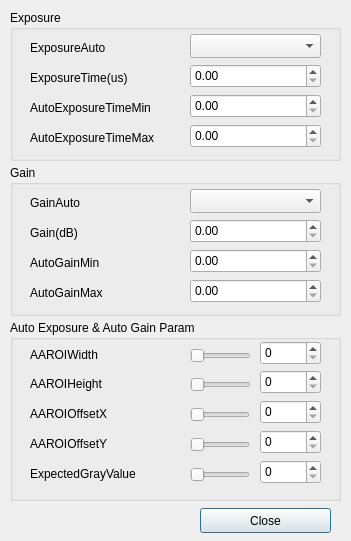
<?xml version="1.0" encoding="UTF-8"?>
<ui version="4.0">
 <class>CExposureGain</class>
 <widget class="QDialog" name="CExposureGain">
  <property name="geometry">
   <rect>
    <x>0</x>
    <y>0</y>
    <width>351</width>
    <height>541</height>
   </rect>
  </property>
  <property name="mouseTracking">
   <bool>false</bool>
  </property>
  <property name="focusPolicy">
   <enum>Qt::TabFocus</enum>
  </property>
  <property name="windowTitle">
   <string>ExposureGain</string>
  </property>
  <widget class="QGroupBox" name="Exposure">
   <property name="geometry">
    <rect>
     <x>10</x>
     <y>10</y>
     <width>331</width>
     <height>151</height>
    </rect>
   </property>
   <property name="title">
    <string>Exposure</string>
   </property>
   <widget class="QComboBox" name="ExposureAuto">
    <property name="geometry">
     <rect>
      <x>180</x>
      <y>24</y>
      <width>131</width>
      <height>24</height>
     </rect>
    </property>
    <property name="editable">
     <bool>false</bool>
    </property>
   </widget>
   <widget class="QLabel" name="ExposureAutoLabel">
    <property name="geometry">
     <rect>
      <x>20</x>
      <y>30</y>
      <width>121</width>
      <height>16</height>
     </rect>
    </property>
    <property name="text">
     <string>ExposureAuto</string>
    </property>
   </widget>
   <widget class="QLabel" name="ExposureTimeLabel">
    <property name="geometry">
     <rect>
      <x>20</x>
      <y>60</y>
      <width>121</width>
      <height>16</height>
     </rect>
    </property>
    <property name="text">
     <string>ExposureTime(us)</string>
    </property>
   </widget>
   <widget class="QLabel" name="AutoExposureTimeMax">
    <property name="geometry">
     <rect>
      <x>20</x>
      <y>120</y>
      <width>151</width>
      <height>16</height>
     </rect>
    </property>
    <property name="text">
     <string>AutoExposureTimeMax</string>
    </property>
   </widget>
   <widget class="QDoubleSpinBox" name="ExposureTimeSpin">
    <property name="geometry">
     <rect>
      <x>180</x>
      <y>54</y>
      <width>131</width>
      <height>24</height>
     </rect>
    </property>
    <property name="toolTip">
     <string>abcd</string>
    </property>
    <property name="whatsThis">
     <string/>
    </property>
   </widget>
   <widget class="QDoubleSpinBox" name="AutoExposureTimeMaxSpin">
    <property name="geometry">
     <rect>
      <x>180</x>
      <y>114</y>
      <width>131</width>
      <height>24</height>
     </rect>
    </property>
   </widget>
   <widget class="QLabel" name="AutoExposureTimeMinLabel">
    <property name="geometry">
     <rect>
      <x>20</x>
      <y>90</y>
      <width>151</width>
      <height>16</height>
     </rect>
    </property>
    <property name="text">
     <string>AutoExposureTimeMin</string>
    </property>
   </widget>
   <widget class="QDoubleSpinBox" name="AutoExposureTimeMinSpin">
    <property name="geometry">
     <rect>
      <x>180</x>
      <y>84</y>
      <width>131</width>
      <height>24</height>
     </rect>
    </property>
   </widget>
  </widget>
  <widget class="QPushButton" name="AA_Close">
   <property name="geometry">
    <rect>
     <x>200</x>
     <y>508</y>
     <width>131</width>
     <height>25</height>
    </rect>
   </property>
   <property name="text">
    <string>Close</string>
   </property>
  </widget>
  <widget class="QGroupBox" name="Gain">
   <property name="geometry">
    <rect>
     <x>10</x>
     <y>165</y>
     <width>331</width>
     <height>151</height>
    </rect>
   </property>
   <property name="title">
    <string>Gain</string>
   </property>
   <widget class="QComboBox" name="GainAuto">
    <property name="geometry">
     <rect>
      <x>180</x>
      <y>24</y>
      <width>131</width>
      <height>24</height>
     </rect>
    </property>
    <property name="editable">
     <bool>false</bool>
    </property>
   </widget>
   <widget class="QLabel" name="GainAutoLabel">
    <property name="geometry">
     <rect>
      <x>20</x>
      <y>30</y>
      <width>121</width>
      <height>16</height>
     </rect>
    </property>
    <property name="text">
     <string>GainAuto</string>
    </property>
   </widget>
   <widget class="QLabel" name="GainLabel">
    <property name="geometry">
     <rect>
      <x>20</x>
      <y>60</y>
      <width>121</width>
      <height>16</height>
     </rect>
    </property>
    <property name="text">
     <string>Gain(dB)</string>
    </property>
   </widget>
   <widget class="QLabel" name="AutoGainMaxLabel">
    <property name="geometry">
     <rect>
      <x>20</x>
      <y>120</y>
      <width>151</width>
      <height>16</height>
     </rect>
    </property>
    <property name="text">
     <string>AutoGainMax</string>
    </property>
   </widget>
   <widget class="QDoubleSpinBox" name="GainSpin">
    <property name="geometry">
     <rect>
      <x>180</x>
      <y>54</y>
      <width>131</width>
      <height>24</height>
     </rect>
    </property>
   </widget>
   <widget class="QDoubleSpinBox" name="AutoGainMaxSpin">
    <property name="geometry">
     <rect>
      <x>180</x>
      <y>114</y>
      <width>131</width>
      <height>24</height>
     </rect>
    </property>
   </widget>
   <widget class="QLabel" name="AutoGainMinLabel">
    <property name="geometry">
     <rect>
      <x>20</x>
      <y>90</y>
      <width>151</width>
      <height>16</height>
     </rect>
    </property>
    <property name="text">
     <string>AutoGainMin</string>
    </property>
   </widget>
   <widget class="QDoubleSpinBox" name="AutoGainMinSpin">
    <property name="geometry">
     <rect>
      <x>180</x>
      <y>84</y>
      <width>131</width>
      <height>24</height>
     </rect>
    </property>
   </widget>
  </widget>
  <widget class="QGroupBox" name="AA_Param">
   <property name="geometry">
    <rect>
     <x>10</x>
     <y>320</y>
     <width>331</width>
     <height>181</height>
    </rect>
   </property>
   <property name="title">
    <string>Auto Exposure &amp;&amp; Auto Gain Param</string>
   </property>
   <widget class="QLabel" name="AAROIHeightLabel">
    <property name="geometry">
     <rect>
      <x>20</x>
      <y>56</y>
      <width>121</width>
      <height>16</height>
     </rect>
    </property>
    <property name="text">
     <string>AAROIHeight</string>
    </property>
   </widget>
   <widget class="QLabel" name="AAROIOffsetYLabel">
    <property name="geometry">
     <rect>
      <x>20</x>
      <y>116</y>
      <width>151</width>
      <height>16</height>
     </rect>
    </property>
    <property name="text">
     <string>AAROIOffsetY</string>
    </property>
   </widget>
   <widget class="QSlider" name="AAROIHeightSlider">
    <property name="geometry">
     <rect>
      <x>180</x>
      <y>55</y>
      <width>61</width>
      <height>20</height>
     </rect>
    </property>
    <property name="inputMethodHints">
     <set>Qt::ImhNone</set>
    </property>
    <property name="orientation">
     <enum>Qt::Horizontal</enum>
    </property>
    <property name="invertedAppearance">
     <bool>false</bool>
    </property>
    <property name="invertedControls">
     <bool>false</bool>
    </property>
    <property name="tickPosition">
     <enum>QSlider::NoTicks</enum>
    </property>
   </widget>
   <widget class="QSlider" name="AAROIOffsetYSlider">
    <property name="geometry">
     <rect>
      <x>180</x>
      <y>115</y>
      <width>60</width>
      <height>20</height>
     </rect>
    </property>
    <property name="inputMethodHints">
     <set>Qt::ImhNone</set>
    </property>
    <property name="orientation">
     <enum>Qt::Horizontal</enum>
    </property>
    <property name="invertedAppearance">
     <bool>false</bool>
    </property>
    <property name="invertedControls">
     <bool>false</bool>
    </property>
    <property name="tickPosition">
     <enum>QSlider::NoTicks</enum>
    </property>
   </widget>
   <widget class="QSpinBox" name="AAROIHeightSpin">
    <property name="geometry">
     <rect>
      <x>250</x>
      <y>50</y>
      <width>61</width>
      <height>24</height>
     </rect>
    </property>
   </widget>
   <widget class="QSpinBox" name="AAROIOffsetYSpin">
    <property name="geometry">
     <rect>
      <x>250</x>
      <y>110</y>
      <width>61</width>
      <height>24</height>
     </rect>
    </property>
   </widget>
   <widget class="QLabel" name="AAROIOffsetXLabel">
    <property name="geometry">
     <rect>
      <x>20</x>
      <y>86</y>
      <width>151</width>
      <height>16</height>
     </rect>
    </property>
    <property name="text">
     <string>AAROIOffsetX</string>
    </property>
   </widget>
   <widget class="QSpinBox" name="AAROIOffsetXSpin">
    <property name="geometry">
     <rect>
      <x>250</x>
      <y>80</y>
      <width>61</width>
      <height>24</height>
     </rect>
    </property>
   </widget>
   <widget class="QSlider" name="AAROIOffsetXSlider">
    <property name="geometry">
     <rect>
      <x>180</x>
      <y>85</y>
      <width>60</width>
      <height>20</height>
     </rect>
    </property>
    <property name="inputMethodHints">
     <set>Qt::ImhNone</set>
    </property>
    <property name="orientation">
     <enum>Qt::Horizontal</enum>
    </property>
    <property name="invertedAppearance">
     <bool>false</bool>
    </property>
    <property name="invertedControls">
     <bool>false</bool>
    </property>
    <property name="tickPosition">
     <enum>QSlider::NoTicks</enum>
    </property>
   </widget>
   <widget class="QSpinBox" name="AAROIWidthSpin">
    <property name="geometry">
     <rect>
      <x>250</x>
      <y>21</y>
      <width>61</width>
      <height>24</height>
     </rect>
    </property>
    <property name="focusPolicy">
     <enum>Qt::WheelFocus</enum>
    </property>
   </widget>
   <widget class="QSlider" name="AAROIWidthSlider">
    <property name="geometry">
     <rect>
      <x>180</x>
      <y>26</y>
      <width>61</width>
      <height>20</height>
     </rect>
    </property>
    <property name="inputMethodHints">
     <set>Qt::ImhNone</set>
    </property>
    <property name="orientation">
     <enum>Qt::Horizontal</enum>
    </property>
    <property name="invertedAppearance">
     <bool>false</bool>
    </property>
    <property name="invertedControls">
     <bool>false</bool>
    </property>
    <property name="tickPosition">
     <enum>QSlider::NoTicks</enum>
    </property>
   </widget>
   <widget class="QLabel" name="AAROIWidthLabel">
    <property name="geometry">
     <rect>
      <x>20</x>
      <y>27</y>
      <width>121</width>
      <height>16</height>
     </rect>
    </property>
    <property name="text">
     <string>AAROIWidth</string>
    </property>
   </widget>
   <widget class="QSpinBox" name="ExpectedGrayValueSpin">
    <property name="geometry">
     <rect>
      <x>250</x>
      <y>140</y>
      <width>61</width>
      <height>24</height>
     </rect>
    </property>
   </widget>
   <widget class="QLabel" name="ExpectedGrayValueLabel">
    <property name="geometry">
     <rect>
      <x>20</x>
      <y>146</y>
      <width>151</width>
      <height>16</height>
     </rect>
    </property>
    <property name="text">
     <string>ExpectedGrayValue</string>
    </property>
   </widget>
   <widget class="QSlider" name="ExpectedGrayValueSlider">
    <property name="geometry">
     <rect>
      <x>180</x>
      <y>145</y>
      <width>60</width>
      <height>20</height>
     </rect>
    </property>
    <property name="inputMethodHints">
     <set>Qt::ImhNone</set>
    </property>
    <property name="orientation">
     <enum>Qt::Horizontal</enum>
    </property>
    <property name="invertedAppearance">
     <bool>false</bool>
    </property>
    <property name="invertedControls">
     <bool>false</bool>
    </property>
    <property name="tickPosition">
     <enum>QSlider::NoTicks</enum>
    </property>
   </widget>
  </widget>
 </widget>
 <tabstops>
  <tabstop>ExposureAuto</tabstop>
  <tabstop>ExposureTimeSpin</tabstop>
  <tabstop>AutoExposureTimeMinSpin</tabstop>
  <tabstop>AutoExposureTimeMaxSpin</tabstop>
  <tabstop>GainAuto</tabstop>
  <tabstop>GainSpin</tabstop>
  <tabstop>AutoGainMinSpin</tabstop>
  <tabstop>AutoGainMaxSpin</tabstop>
  <tabstop>AAROIWidthSlider</tabstop>
  <tabstop>AAROIWidthSpin</tabstop>
  <tabstop>AAROIHeightSlider</tabstop>
  <tabstop>AAROIHeightSpin</tabstop>
  <tabstop>AAROIOffsetXSlider</tabstop>
  <tabstop>AAROIOffsetXSpin</tabstop>
  <tabstop>AAROIOffsetYSlider</tabstop>
  <tabstop>AAROIOffsetYSpin</tabstop>
  <tabstop>ExpectedGrayValueSlider</tabstop>
  <tabstop>ExpectedGrayValueSpin</tabstop>
  <tabstop>AA_Close</tabstop>
 </tabstops>
 <resources/>
 <connections/>
</ui>
